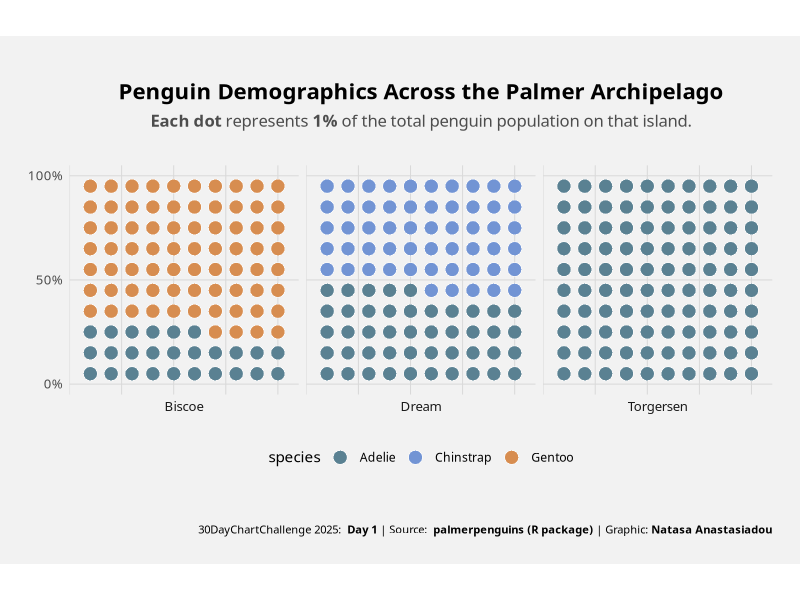

Source code (R):


rm(list = ls())
gc()


# load libraries -------

library(data.table)
library(palmerpenguins)
library(ggplot2)
library(ggtext)


# data cleaning ------

df <- as.data.table(penguins)

df <- df[!is.na(species) & !is.na(island), .(n = .N), by = .(island, species)]

df1 <- df[, percent := round((n / sum(n)) * 100), by = island]


# Expand the data so we have 1 row per percentage point (100 rows per island)
df_dots <- df[rep(1:.N, percent)]

# Assign 10x10 grid coordinates (x and y) for each dot, grouped by island
df_dots[, `:=`(
    x = rep(1:10, length.out = .N),
    y = rep(1:10, each = 10, length.out = .N)
), by = island]


col <- c("Adelie" = "#5a8192", "Chinstrap" = "#7294D4", "Gentoo" = "#D78D50")
# col = c('#5a8192', '#b24745','#a2a0cf', "#00429d", "#81A88D" )


# plot --------



gr = ggplot(df_dots, aes(x, y)) +
    
    geom_point(aes(fill = species), size = 4.5, shape = 21, color = "white", stroke = .25) +
    
    facet_wrap(~island, nrow = 1, strip.position = "bottom") +
    
    coord_equal() +
    
    scale_fill_manual(values = col) +
    
    scale_x_continuous(limits = c(0.5, 10.5)) +
    scale_y_continuous(
        limits = c(0.5, 10.5), 
        breaks = c(0.5, 5.5, 10.5), 
        labels = c("0%", "50%", "100%")
    ) +
    
    labs(
        title = "Penguin Demographics Across the Palmer Archipelago",
        subtitle = "<b>Each dot</b> represents <b>1%</b> of the total penguin population on that island.",
        caption = "30DayChartChallenge 2025: <b> Day 1</b>
                   | Source: <b> palmerpenguins (R package)</b>
                   | Graphic: <b>Natasa Anastasiadou</b>",
        
    ) +
    
    theme_minimal(base_family = "Candara") +
    
    theme(
        legend.position = "bottom",
        
        axis.title = element_blank(),
        # axis.text = element_blank(),
        
        axis.text.x = element_blank(),
        axis.text.y = element_text(size = 9.5),
        
        strip.text = element_text(size = 9.5),
        
        panel.grid.major = element_line(linewidth = 0.35, color = "grey85"),
        panel.grid.minor = element_blank(),
        
        plot.title = element_markdown(size = 16, face = "bold", hjust = 0.5, margin = margin(t = 15, b = 5)),
        plot.subtitle = element_markdown(size = 12, hjust = 0.5, color = "grey30", margin = margin(t = 2.5, b = 25)),
        plot.caption = element_markdown(margin = margin(t = 35), size = 8, hjust = 1),
        
        plot.background = element_rect(fill = "grey95", color = NA),
        plot.margin = margin(20, 20, 20, 20)
    )


gr

# save ---------

ggsave(
   plot = gr, filename = "Rplot.png",
   width = 9, height = 8, units = "in", dpi = 600
)
